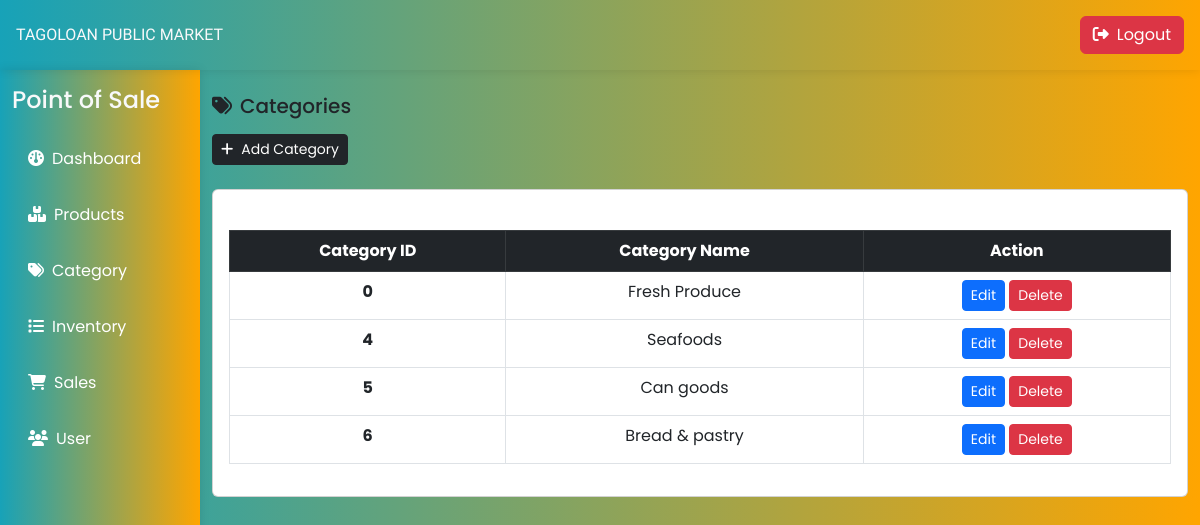
/category.php, run on an earlier commit of the app's database.
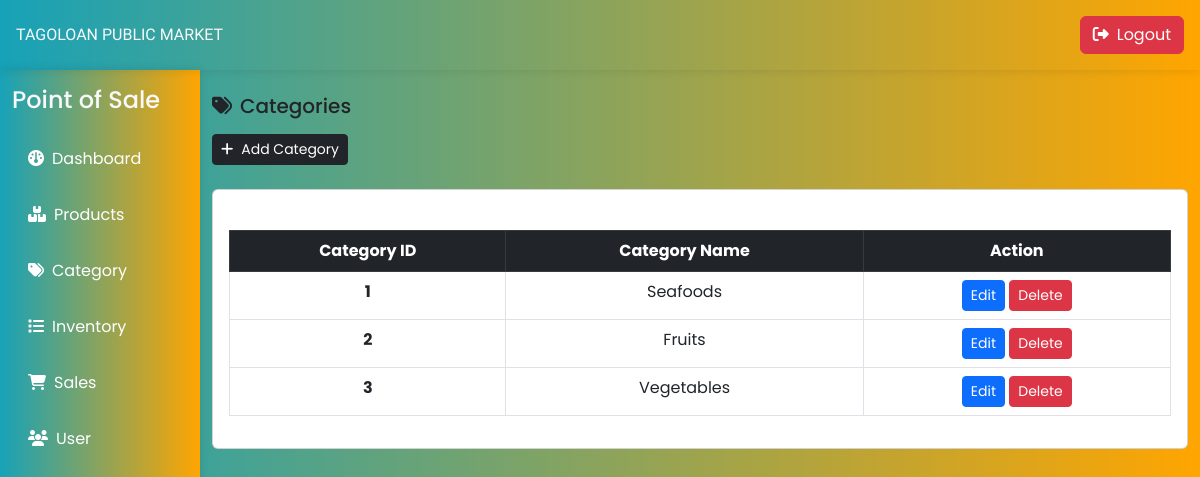
And on a later commit of the database.
### tables this page shows
CREATE TABLE `pos_categori` (
  `c_id` int(11) NOT NULL,
  `c_category` varchar(255) NOT NULL
);

### category.php (the view, shortened to what this page needs)
<!DOCTYPE html>
<html lang="en">
<head>
   <link href="https://cdn.jsdelivr.net/npm/bootstrap@5.3.0-alpha1/dist/css/bootstrap.min.css" rel="stylesheet">
  <link rel="stylesheet" href="./assets/css/style.css">
  <link rel="stylesheet" href="https://cdnjs.cloudflare.com/ajax/libs/font-awesome/6.5.1/css/all.min.css"
/>
</head>
<body >
<div class="container-fluid text-light p-3 d-flex align-items-center justify-content-between sticky-top" style=" box-shadow: 0px 0px 10px rgba(0, 0, 0, 0.1);">
  <h6 class="mb-0 h-font">TAGOLOAN PUBLIC MARKET </h6>
    <form action="./logout.php" method="post">
      <button type="submit" class="btn btn-danger" name="logout"><i class="fa-solid fa-right-from-bracket pe-2"></i>Logout</button>
    </form>
</div>
<div class="col-lg-2 bg-dark" id="dashboard-home">
  <nav class="navbar navbar-expand-lg">
    <div class="container-fluid flex-lg-column align-items-stretch">
      <h4 class="mt-2 text-light">Point of Sale</h4>
      <div class="collapse navbar-collapse flex-column align-items-stretch" id="navbar">
        <ul class="nav nav-pills flex-column nav-hover">
          <li class="sidebar-item">
            <a class="nav-link text-white" href="./dashboard.php">
              <i class="fa-solid fa-gauge pe-2"></i>Dashboard
            </a>
          </li>
          <li class="nav-item">
            <a class="nav-link text-white" href="./product.php">
              <i class="fa fa-boxes pe-2"></i>Products
            </a>
          </li>
          <li class="nav-item">
            <a class="nav-link text-white" href="./category.php">
            <i class="fa-solid fa-tags pe-2"></i>Category
            </a>
          </li>
          <li class="nav-item">
            <a class="nav-link text-white" href="./inventory.php">
              <i class="fa fa-list pe-2"></i></i>Inventory
            </a>
          </li>
          <li class="nav-item">
            <a class="nav-link text-white " href="./sales.php">
              <i class="fa-solid fa-cart-shopping pe-2"></i>Sales
            </a>
          </li>
          <li class="nav-item">
            <a class="nav-link text-white " href="./accounts.php">
             <i class="fa fa-users pe-2"></i>User
            </a>
          </li>
        </ul>
      </div>
    </div>
  </nav>
</div>
  <div class="container-fluid mt-4">
    <div class="row">
      <div class="col-sm-10 ms-auto overflow-hidden">
        <h5 class="mb-3"><i class="fa-solid fa-tags pe-2"></i>Categories</h5>
        <a href="./add_category.php" class="btn btn-dark btn-sm"><i class="fa-solid fa-plus pe-2"></i>Add Category</a>
        <div class="card mt-4">
          <div class="card-body">
            <table class="table table-bordered table-hover mt-4">
                    <thead>
                        <tr class="table-dark">
                            <th style="text-align: center; ">Category ID</th>
                            <th  style="text-align: center; ">Category Name</th>
                            <th  style="text-align: center;">Action</th>
                        </tr>
                    </thead>
                    <tbody id=result>
                    <?php
                    include('./config/database.php');
                    $query = "SELECT * FROM pos_categori";
                    $result = mysqli_query($conn, $query);
                       if ($result) {
                        while ($row = mysqli_fetch_assoc($result)) {
                          $id=$row['c_id'];
                          $category=$row['c_category'];
                          echo '<tr>
                          <th scope="row" style="text-align: center;">'.$id.'</th>
                          <td style="text-align: center;">'.$category.'</td>
                          <td style="text-align: center;">
                            <a href="update_category.php?updateid='.$id.'" class="text-light"><button class="btn btn-primary btn-sm">Edit</button></a>
                            <a href="delete_category.php?deleteid='.$id.'" class="text-light"><button class="btn btn-danger btn-sm">Delete</button></a>
                          </td>
                          </tr>';
                        }
                       }else {
                        echo "No Record found";
                       }
                            ?>
              </tbody>
            </table>
          </div>
        </div>
      </div>
    </div>
  </div>
</body>
</html>

### assets/css/style.css (style rules this page uses)
* { font-family: "Poppins", sans-serif; }
.h-font { font-family: "Merienda", cursive; }
#dashboard-home { position: fixed; height: 100%; background: linear-gradient(to right, #17a2b8, #FFA500) 100%; box-shadow: 0px 0px 10px rgba(0, 0, 0, 0.1); }
body { background: linear-gradient(to right, #17a2b8, #FFA500) 100%; }

What changed in the data, as far as the page shows it:
removed pos_categori: c_id "0", c_category "Fresh Produce"
removed pos_categori: c_id "4", c_category "Seafoods"
removed pos_categori: c_id "5", c_category "Can goods"
removed pos_categori: c_id "6", c_category "Bread & pastry"
added pos_categori: c_id "1", c_category "Seafoods"
added pos_categori: c_id "2", c_category "Fruits"
added pos_categori: c_id "3", c_category "Vegetables"
